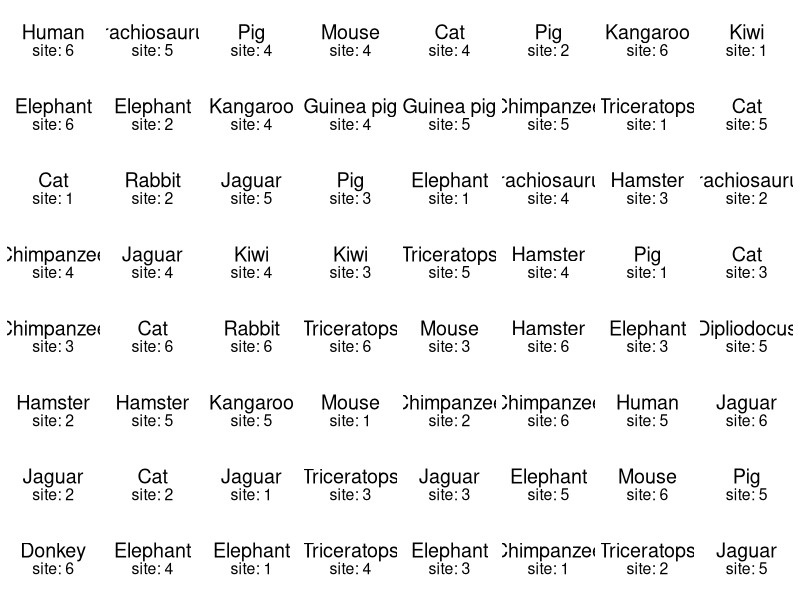
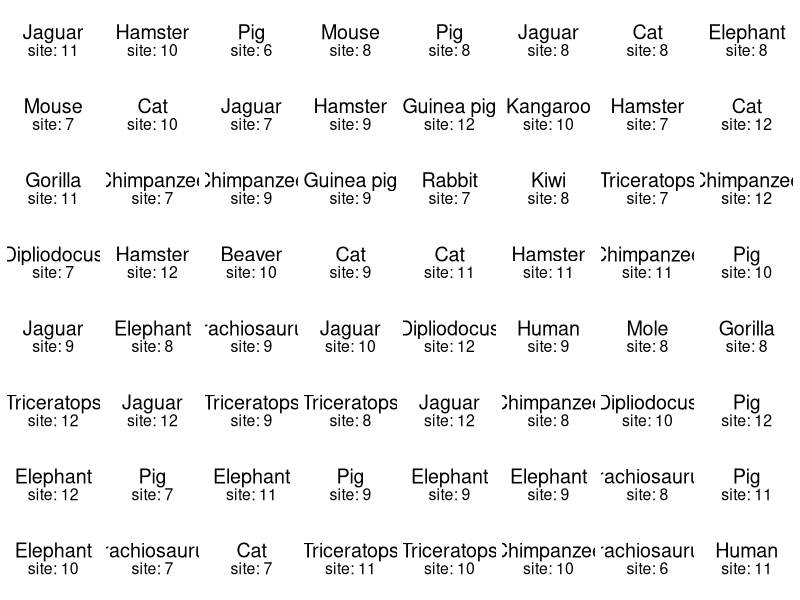
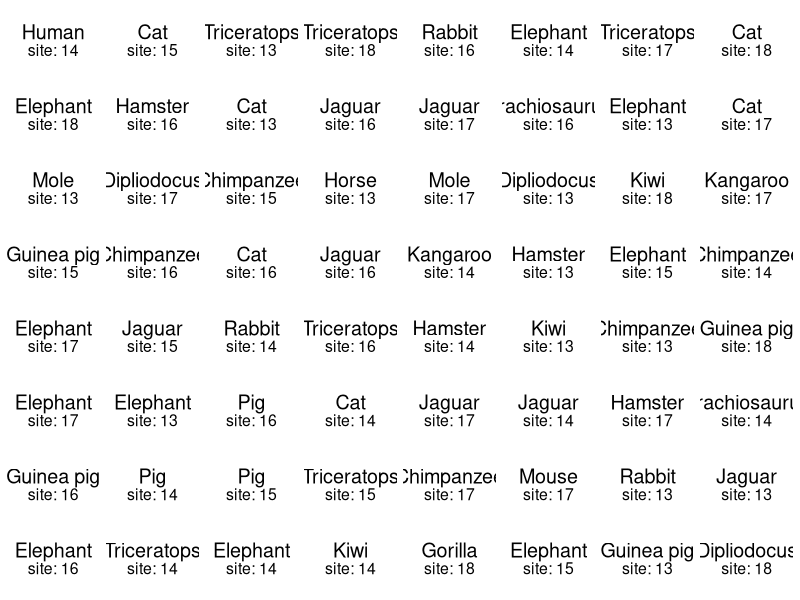
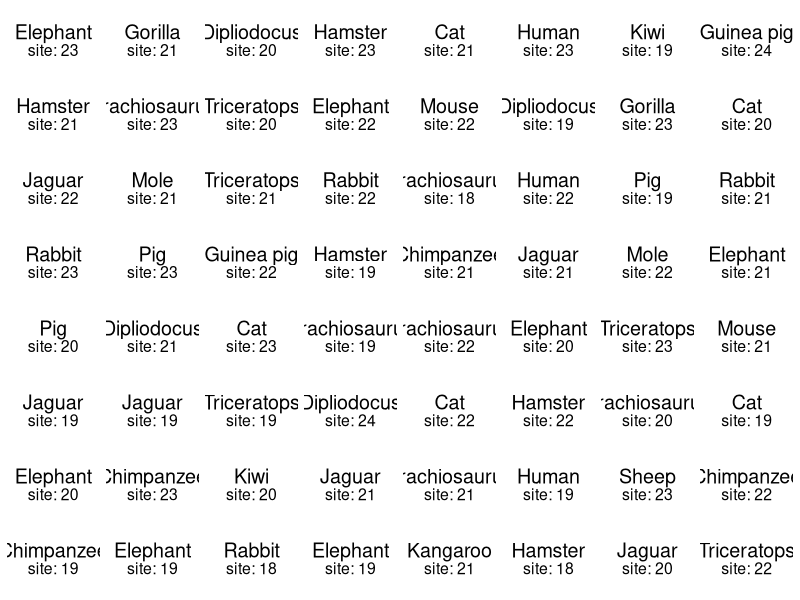

These charts were generated, in order, by the following R code:
# Prepare cards
library(vegan)
library(MASS)
library(ggplot2)
library(dplyr)

data("BCI")
data("Animals")

BCI <- BCI[1:25, 1:nrow(Animals)]
names(BCI) <- rownames(Animals)
BCI <- BCI %>% dplyr::mutate(site = 1:nrow(BCI))
BCI <- tidyr::gather(BCI, "animal", "present", -site) %>%
  dplyr::filter(present > 0) %>%
  dplyr::mutate(present = 1, 
                animal = if_else(grepl("elephant", animal), 
                                 true = "Elephant",
                                 false = animal), 
                animal = if_else(grepl("hamster", animal), 
                                 true = "Hamster",
                                 false = animal), 
                animal = if_else(grepl("beaver", animal), 
                                 true = "Beaver",
                                 false = animal), 
                animal = if_else(grepl("Rhesus", animal), 
                                 true = "Kiwi",
                                 false = animal),
                animal = if_else(grepl("Potar", animal), 
                                 true = "Jaguar",
                                 false = animal)) %>%
  dplyr::rowwise() %>%
  dplyr::mutate(order = runif(1)) %>%
  dplyr::arrange(site)

for(i in 1:4){
  ggplot(BCI[(64*(i-1)+1):(64*i), ]) +
    geom_text(aes(label = animal), x = 0.5, y = 0.65, size = 5) +
    geom_text(aes(label = paste("site:", site)), x = 0.5, y = 0.35, size = 4) +
    facet_wrap(~order, ncol = 8, nrow = 8) +
    theme_minimal()  + 
    theme(strip.background = element_blank(),
          strip.text.x = element_blank())
  
  ggsave(paste0("names_", i, ".pdf"), device = "pdf", width = 16.53, height = 11.69, units = "in")
}


  
  

